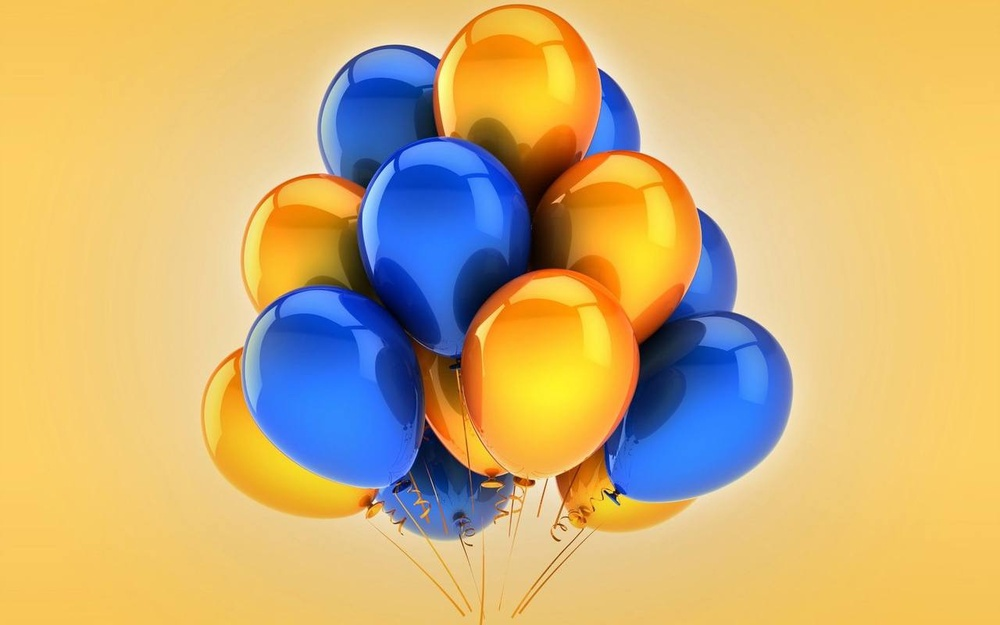
#> input picture images/balls.jpeg, 1000 x 625 px, shrunk from 1280 x 800 before the run
$ python task5.py
#> lines starting #> are read from the running program, lines starting #| are printed output that depends on the picture; after the words box and inside, x2 and y2 are one past the last pixel; in counts of white or black regions, pixels touching at a corner belong together
import cv2
import numpy as np

# Загрузка изображения
image = cv2.imread('./images/balls.jpeg')
#> image is the input picture: shape (625, 1000, 3); mean B, G, R 118.7, 177.1, 205.7

# Преобразование изображения в цветовое пространство HSV
hsv_image = cv2.cvtColor(image, cv2.COLOR_BGR2HSV)
#> hsv_image: shape (625, 1000, 3); mean H, S, V 36.2, 153.2, 230.8

# Определение диапазона цветов синего шара в цветовом пространстве HSV
lower_blue = np.array([90, 50, 50])
upper_blue = np.array([130, 255, 255])

# Создание маски для синих шаров
blue_mask = cv2.inRange(hsv_image, lower_blue, upper_blue)
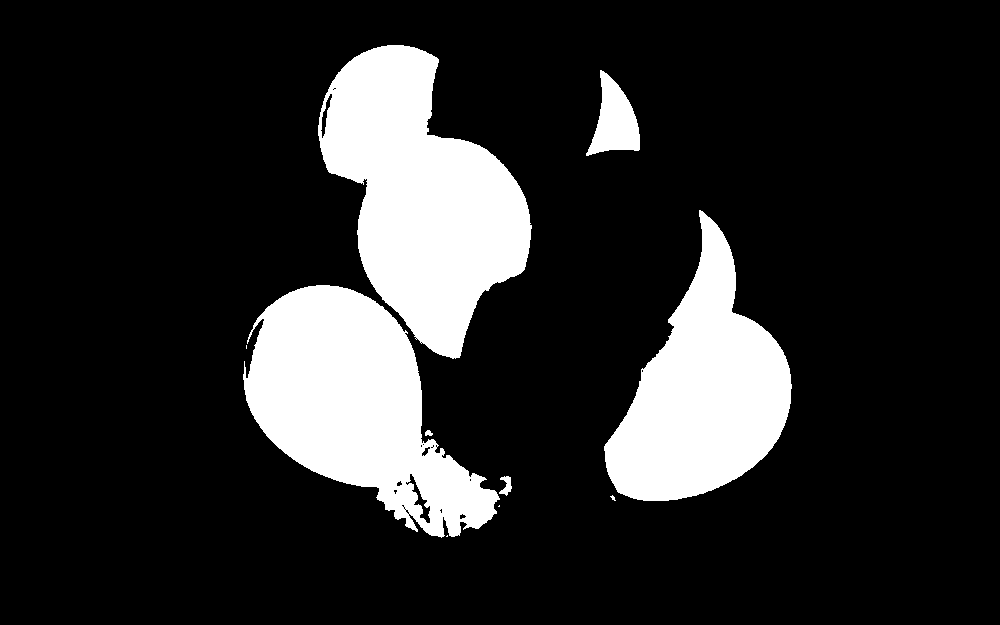
#> blue_mask: shape (625, 1000); 16.6% white; 10 white regions (4 under 20 px), largest, box (x1, y1, x2, y2) and area: (318, 45, 532, 359) 38074, (243, 285, 500, 538) 34334, (604, 210, 792, 501) 28814, (586, 70, 640, 156) 2562, (499, 476, 512, 496) 140, (425, 430, 433, 436) 35

# Применение морфологических операций для улучшения результата
kernel = np.ones((5, 5), np.uint8)
blue_mask = cv2.morphologyEx(blue_mask, cv2.MORPH_CLOSE, kernel)
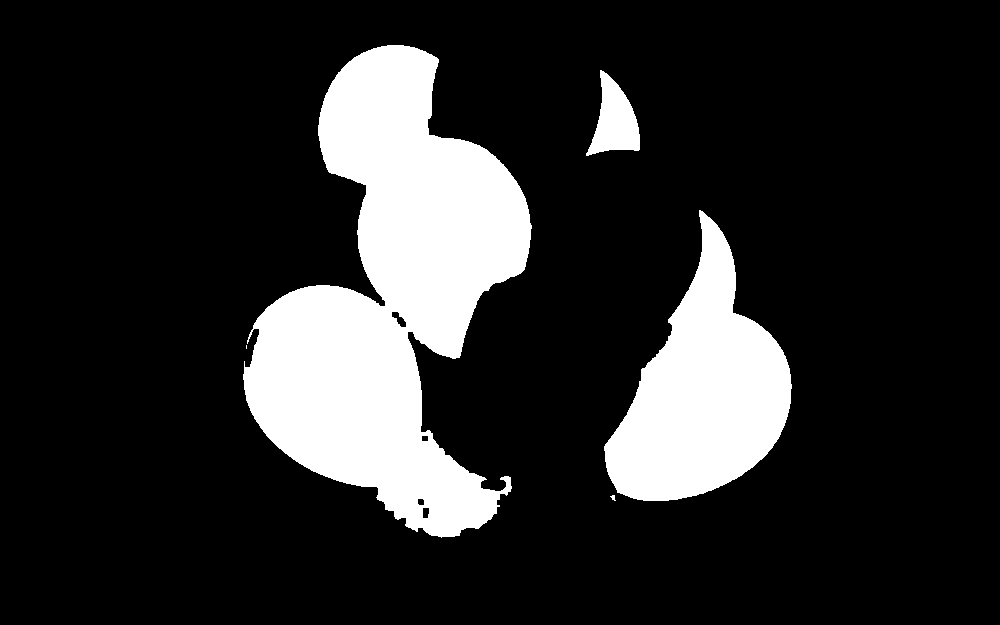
#> blue_mask: shape (625, 1000); 16.8% white; 5 white regions (1 under 20 px)

# Нахождение контуров синих шаров
contours, _ = cv2.findContours(blue_mask, cv2.RETR_EXTERNAL, cv2.CHAIN_APPROX_SIMPLE)
#> contours = 5 contours, 2 with area under 20; largest, box (x1, y1, x2, y2) and area: (243, 45, 532, 538) 72957, (604, 210, 792, 501) 28478, (586, 70, 640, 156) 2451

# Отрисовка контуров на исходном изображении
result_image = image.copy()
cv2.drawContours(result_image, contours, -1, (0, 255, 0), 2)
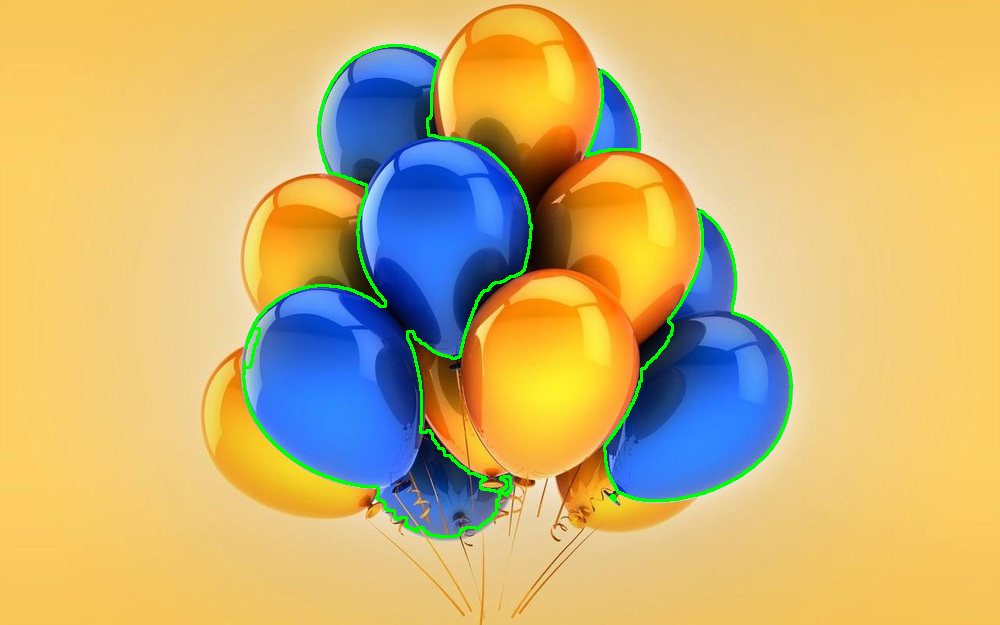
#> result_image: shape (625, 1000, 3); 1.51% of pixels changed, all inside (x1, y1, x2, y2) = (242, 44, 793, 539)

# Отображение результата
cv2.imshow('Blue Balls', result_image)
cv2.imwrite('blue_balls.jpg', result_image)
cv2.waitKey(0)
cv2.destroyAllWindows()
